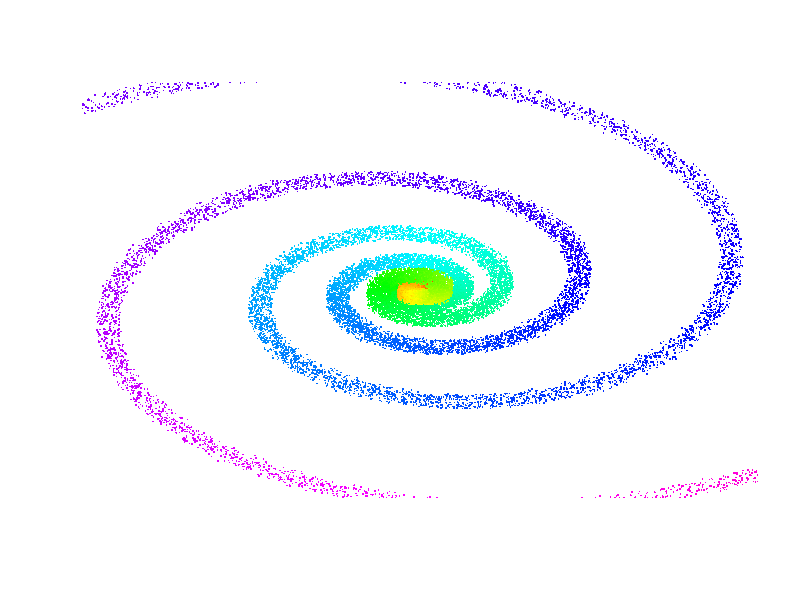

Write the R code that produced this figure.
#Project 3 Galaxy

n<-20000 # number of points to plot
t<-0.20944 #12 Degrees converted to radians
theta<-seq(0,9*pi,length.out = n) # a vector of size 1e3 of theta values

#Original line
r<-exp(1)^((theta)*tan(t))# parametric equation in polar coordinates
x<-r*cos(theta) # convert from polar to Cartesian coordinates
y<-r*sin(theta) # convert from polar to Cartesian coordinates
plot(jitter(x,amount = 4),jitter(y,amount = 5),col=rainbow(n),pch=".",lwd=6,xlab="",
            ylab="",cex=1.5,axes=FALSE,asp=0.5,xlim=c(-110,110),ylim=c(-110,110))

# second line
u<-exp(1)^((theta+pi)*tan(t))# parametric equation in polar coordinates
x<-u*cos(theta) # convert from polar to Cartesian coordinates
y<-u*sin(theta) # convert from polar to Cartesian coordinates
points(jitter(x,amount = 4),jitter(y,amount = 5),pch=".",col=rainbow(n),xlab="",ylab="",cex=1.5)

